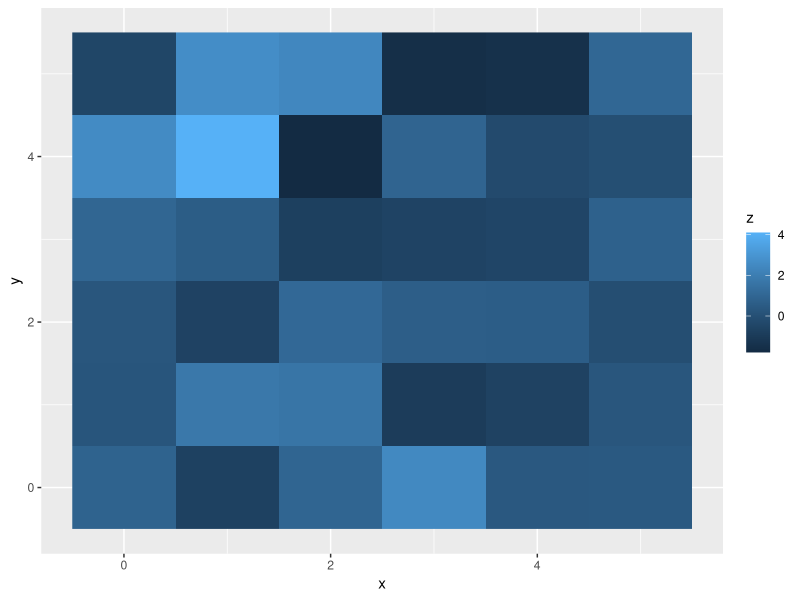

This chart was generated by the following R code:
library("ggplot2")
library("reshape")
set.seed(8)

n_obs <- 36
x <- rbinom(n_obs, 2, 0.25)
u <- rbinom(n_obs, 1, 0.5)
y <- x + x*u + rnorm(n_obs)
n <- 1:n_obs
df <- data.frame(x, u, y, n)

df <- expand.grid(x = 0:5, y = 0:5)
df$z <- y
# default is compatible with geom_tile()
ggplot(df, aes(x, y, fill = z)) + geom_raster()
